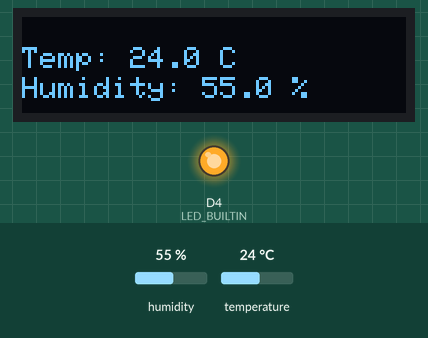
Recording of a program running on a simulated ESP8266 (NodeMCU). Shown: 128×32 one-colour display, output pins drawn as LEDs (lit = HIGH, except the on-board LED, lit = LOW). The inputs (shaded band) are chosen by the test bench; at power-on: humidity 55 %, temperature 24 °C. Uploads are accepted with an empty reply; storage starts empty; what the program prints to the serial monitor is not drawn.

Above: at 8.2 s.
8.3 s: humidity set to 22 %
At 12.3 s:
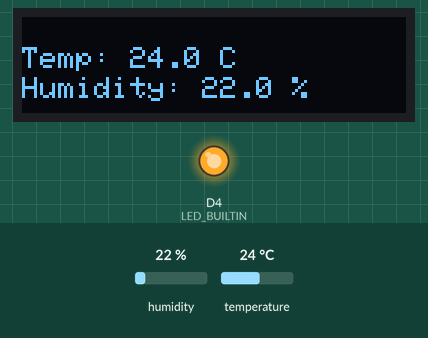
12.6 s: temperature set to 12 °C
At 15.5 s:
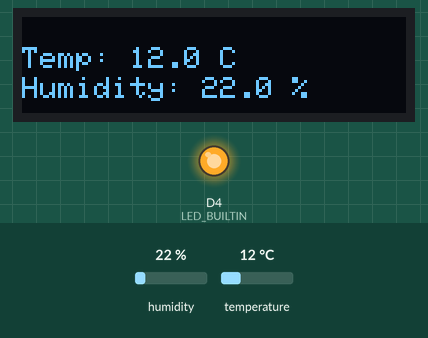
16.6 s: humidity set to 40 %
At 19.7 s:
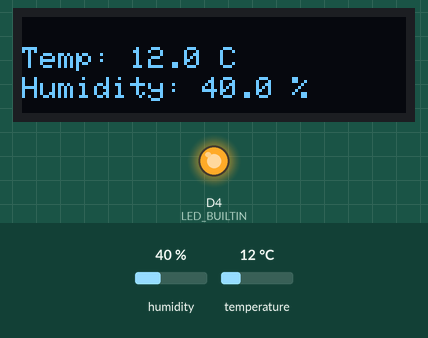
20.6 s: temperature set to 19 °C
At 24.0 s:
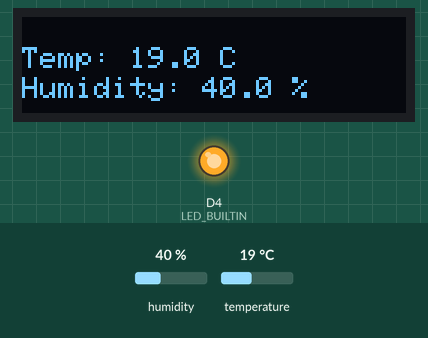
Timing chart, 0 to 25.5 s (numbered marks = the images above; inputs shaded):
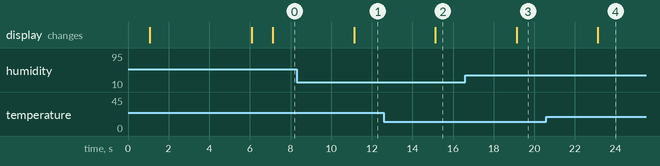

Measured:
- after the input at 8.3 s, the display: changes after 2.8 s (image 1)
- after the input at 12.6 s, the display: changes after 2.5 s (image 2)
- after the input at 16.6 s, the display: changes after 2.5 s (image 3)
- after the input at 20.6 s, the display: changes after 2.5 s (image 4)

The program:

main.cpp
```cpp
#include <ESP8266WiFi.h>
#include <WiFiClient.h>
#include <ESP8266HTTPClient.h>
#include <ESP8266WebServer.h>
#include <LittleFS.h>
#include <DHT.h>

// OLED Includes
#include <Adafruit_Sensor.h>
#include <Adafruit_GFX.h>
#include <Adafruit_SSD1306.h>

const int DHTPIN = D4; //Initialize DHT11 Sensor Pin

enum { DHTTYPE = DHT11 };
DHT dht(DHTPIN, DHTTYPE);

const char* AP_SSID = "Server_Monitoring_AP";
const char* AP_PASS = "cuadra1234";

const char* failedDataFile = "/failed_data.txt";
const char* serverPath = "http://192.168.4.2/server-room/api.php";

void saveFailedData(const String& data);
void resendStoredData();


const int SCREEN_WIDTH = 128;
const int SCREEN_HEIGHT = 32;
const int OLED_RESET = -1;
Adafruit_SSD1306 display(SCREEN_WIDTH, SCREEN_HEIGHT, &Wire, OLED_RESET);

ESP8266WebServer server(80);

unsigned long previousMillis = 0;
const long interval = 2000; // Set Time Intervsl

float temperature = 0.0;
float humidity = 0.0;

void handleData() {
    if (!LittleFS.exists(failedDataFile)) {
        server.send(404, "text/plain", "File not found");
        return;
    }
    File file = LittleFS.open(failedDataFile, "r");
    server.streamFile(file, "text/plain");
    file.close();
}

void handleDelete() {
    if (LittleFS.exists(failedDataFile)) {
        LittleFS.remove(failedDataFile);
        server.send(200, "text/plain", "File deleted successfully");
    } else {
        server.send(404, "text/plain", "File not found");
    }
}

void handleDataRequest() {
    String jsonResponse = "{ \"temperature\": " + String(temperature, 1) +
                          ", \"humidity\": " + String(humidity, 1) + " }";
    server.send(200, "application/json", jsonResponse);
}

void sendDataToServer() {
    HTTPClient http;
    WiFiClient client;

    String postData = "temperature=" + String(temperature, 1) + "&humidity=" + String(humidity, 1);

    http.begin(client, serverPath);
    http.addHeader("Content-Type", "application/x-www-form-urlencoded");

    int httpResponseCode = http.POST(postData);

    if (httpResponseCode > 0) {
        Serial.print("Server Response: ");
        Serial.println(http.getString());
        resendStoredData(); // Try resending any stored data
    } else {
        Serial.println("Error sending data. Storing for later.");
        saveFailedData(postData);
    }

    http.end();
}

void saveFailedData(const String& data) {
    File file = LittleFS.open(failedDataFile, "a");
    if (!file) {
        Serial.println("Failed to open file for writing!");
        return;
    }
    file.println(data);
    file.close();
    Serial.println("Failed data stored in LittleFS.");
}

void resendStoredData() {
    if (!LittleFS.exists(failedDataFile)) return;

    File file = LittleFS.open(failedDataFile, "r");
    if (!file) {
        Serial.println("Failed to open file for reading!");
        return;
    }

    String line;
    while (file.available()) {
        line = file.readStringUntil('\n');

        HTTPClient http;
        WiFiClient client;
        http.begin(client, serverPath);
        http.addHeader("Content-Type", "application/x-www-form-urlencoded");

        int httpResponseCode = http.POST(line);
        http.end();

        if (httpResponseCode > 0) {
            Serial.println("Resent stored data successfully!");
        } else {
            Serial.println("Failed to resend stored data. Keeping it for later.");
            file.close();
            return;
        }
    }

    file.close();
    LittleFS.remove(failedDataFile);
    Serial.println("All stored data sent and deleted.");
}

void setup() {
    Serial.begin(115200);

    pinMode(LED_BUILTIN, OUTPUT);
    digitalWrite(LED_BUILTIN, LOW);

    if (!LittleFS.begin()) {
        Serial.println("LittleFS mount failed!");
    } else {
        Serial.println("LittleFS mounted successfully.");
    }

    if (!display.begin(SSD1306_SWITCHCAPVCC, 0x3C)) {
        Serial.println("SSD1306 OLED init failed!");
        while (true);
    }

    display.clearDisplay();
    display.setTextSize(1);
    display.setTextColor(SSD1306_WHITE);
    display.setCursor(0, 15);
    display.print("Initializing...");
    display.display();
    delay(1000);

    display.clearDisplay();
    display.setTextSize(1);
    display.setTextColor(SSD1306_WHITE);
    display.setCursor(0, 15);
    display.print("Access Point Started");
    display.display();
    delay(5000);

    WiFi.mode(WIFI_AP);
    WiFi.softAP(AP_SSID, AP_PASS);

    Serial.println("Access Point Started");
    Serial.print("AP IP Address: ");
    Serial.println(WiFi.softAPIP());

    display.clearDisplay();
    display.setTextSize(1);
    display.setTextColor(SSD1306_WHITE);
    display.setCursor(0, 15);

    String ipAddress = "IP: " + WiFi.softAPIP().toString();
    display.println(ipAddress);

    display.display();
    delay(1000);

    server.on("/index.php", HTTP_GET, handleDataRequest);
     server.on("/data", HTTP_GET, handleData);
    server.on("/delete", HTTP_GET, handleDelete);
    server.begin();
    Serial.println("Web server started!");

    dht.begin();
}

void updateOLED() {
    display.clearDisplay();
    display.setTextSize(1);
    display.setTextColor(SSD1306_WHITE);

    display.setCursor(0, 10);
    display.print("Temp: ");
    display.print(temperature, 1);
    display.print(" C");

    display.setCursor(0, 20);
    display.print("Humidity: ");
    display.print(humidity, 1);
    display.print(" %");

    display.display();
}

void loop() {
    server.handleClient();
    unsigned long currentMillis = millis();
    if (currentMillis - previousMillis >= interval) {
        previousMillis = currentMillis;

        float newTemperature = dht.readTemperature();
        float newHumidity = dht.readHumidity();

        if (!isnan(newTemperature) && !isnan(newHumidity)) {
            temperature = newTemperature;
            humidity = newHumidity;

            Serial.printf("Temp: %.1f°C | Humidity: %.1f%%\n", temperature, humidity);

            updateOLED();
            sendDataToServer();
        } else {
            Serial.println("Failed to read from DHT sensor!");
        }
    }
}
```
